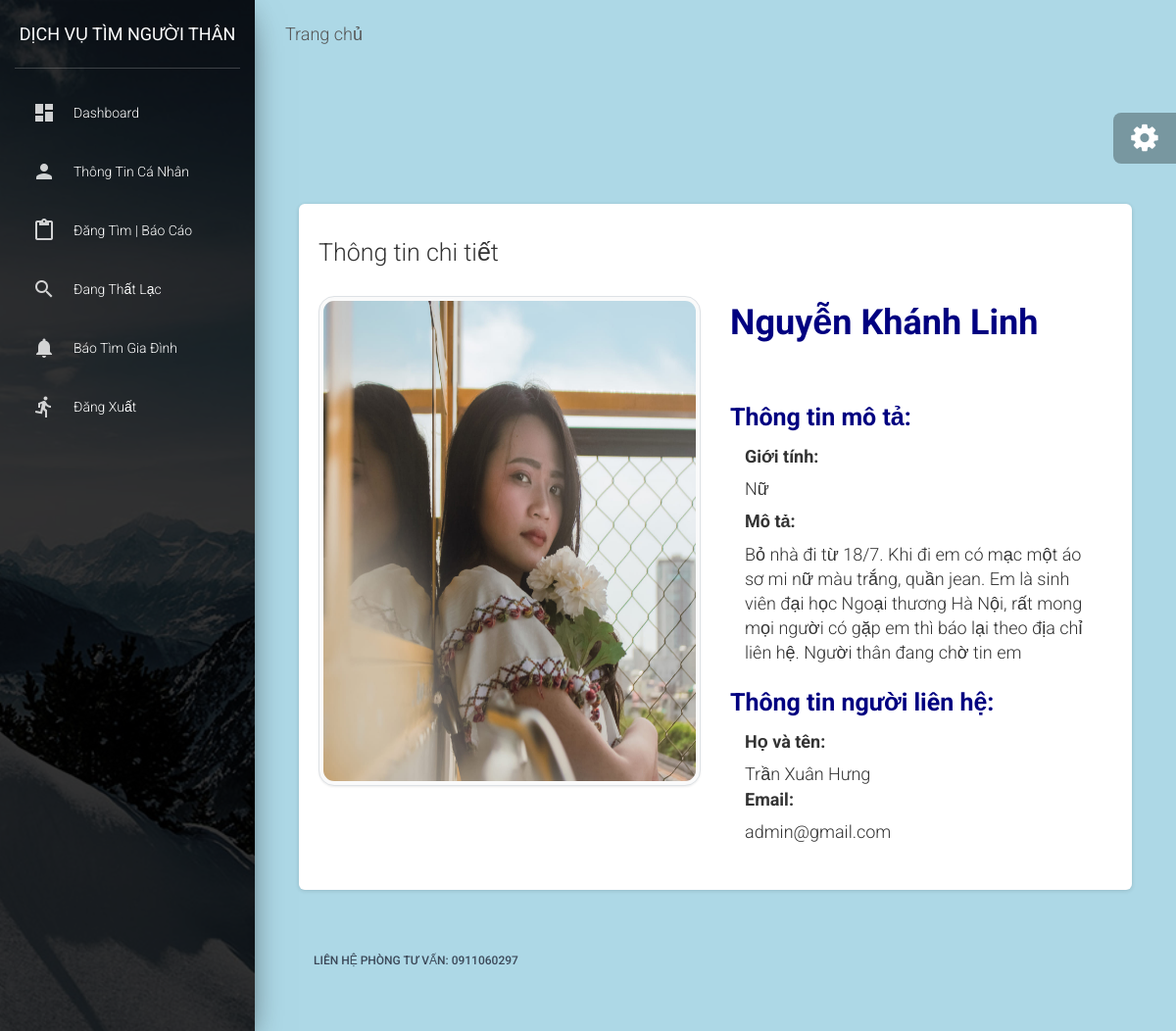
/missingdetail?missing_id=1, run on the app's committed database.
### center/models.py (models this page shows)
class MissingPeople(models.Model):
    id = models.AutoField(db_column='ID', primary_key=True)  # Field name made lowercase.
    user = models.ForeignKey(User,models.DO_NOTHING, db_column='UserID')
    name = models.CharField(db_column='name', max_length=255, null=True, blank=True)
    gender= models.CharField (db_column='gender', max_length=100, null=True, blank=True)
    status = models.CharField(db_column='status',max_length=255, null=True,  blank=True)
    image = models.ImageField(db_column='image', null=True, upload_to='missing')
    description = models.CharField(db_column='description', blank=True, max_length=2550, null=True)
    class Meta:
        db_table = 'MissingPeople'

### center/views.py (the view)
# urls.py: path('missingdetail', missing_detail, name="productdetail"),
def missing_detail(request):
    missing = MissingPeople.objects.filter(id=request.GET.get('missing_id'))
    user = User.objects.filter(id=missing[0].user.id)
    return render(request, 'missing_detail.html', {'missing': missing[0],'user': user[0] })

### center/templates/missing_detail.html (shortened to what this page needs)
{% extends 'layouts/base.html' %}
{% load static
{% block title %} Icons {% endblock title %}
{% block content %}
<div class="header bg-gradient-primary pb-8 pt-5 pt-md-8">
</div>
<div class="container-fluid mt--7">
    <div class="row">
        <div class="col">
            <div class="card shadow">
                <div class="card-header bg-transparent">
                    <div class="d-flex justify-content-between">
                    <h3 class="mb-0">Thông tin chi tiết</h3>
                    </div>
                </div>
                <div class="card-body">
                    <div class="row">
                        <div class="col-lg-6 item-photo">
                            <img src="{{missing.image.url}}" style="height: 500px; width: auto;"class="img-thumbnail" alt="">
                        </div>
                        <div class="col-lg-6">
                            <h2 id="product-name" style="font-weight: bold; color: navy;">{{ missing.name }}</h1>
                                <br>
                                <h3 style="font-weight: bold; color: navy;"> Thông tin mô tả:</h2>
                                    <div class="col-lg-12">
                                        <h4 style="font-weight: bold;">Giới tính: </h4>
                                        <div >
                                            <h4>{{missing.gender}}</h4>
                                        </div>
                                    </div>
                                    <div class="col-lg-12">
                                        <h4 style="font-weight: bold;">Mô tả: </h4>
                                        <div >
                                            <h4>{{missing.description}}</h4>
                                        </div>
                                    </div>
                                <h3 style="font-weight: bold; color: navy;"> Thông tin người liên hệ:</h2>
                                <div class="col-lg-12">
                                    <h4 style="font-weight: bold;">Họ và tên: </h4>
                                    <div>
                                        <a href ="#" class="h4">{{user.last_name}} {{user.first_name}}</a>
                                    </div>
                                </div>
                                <div class="col-lg-12">
                                    <h4 style="font-weight: bold;">Email:</h4>
                                     <div>
                                        <h4>{{user.email}}</h4>
                                     </div>
                                </div>
                            <br>
                        </div>
                    </div>
                </div>
            </div>
        </div>
        {% endblock content %}

### data on the page
MissingPeople: image (picture), name "Nguyễn Khánh Linh", gender "Nữ", description "Bỏ nhà đi từ 18/7. Khi đi em có mạc một áo sơ mi nữ màu trắng, quần jean. Em là sinh viên đại học Ngoại thương Hà Nội, rất mong mọi người có gặp em thì báo lại theo địa chỉ liên hệ. Người thân đang chờ tin em"

### other printed values
{{ user.last_name }} "Trần"
{{ user.first_name }} "Xuân Hưng"
{{ user.email }} "admin@gmail.com"
